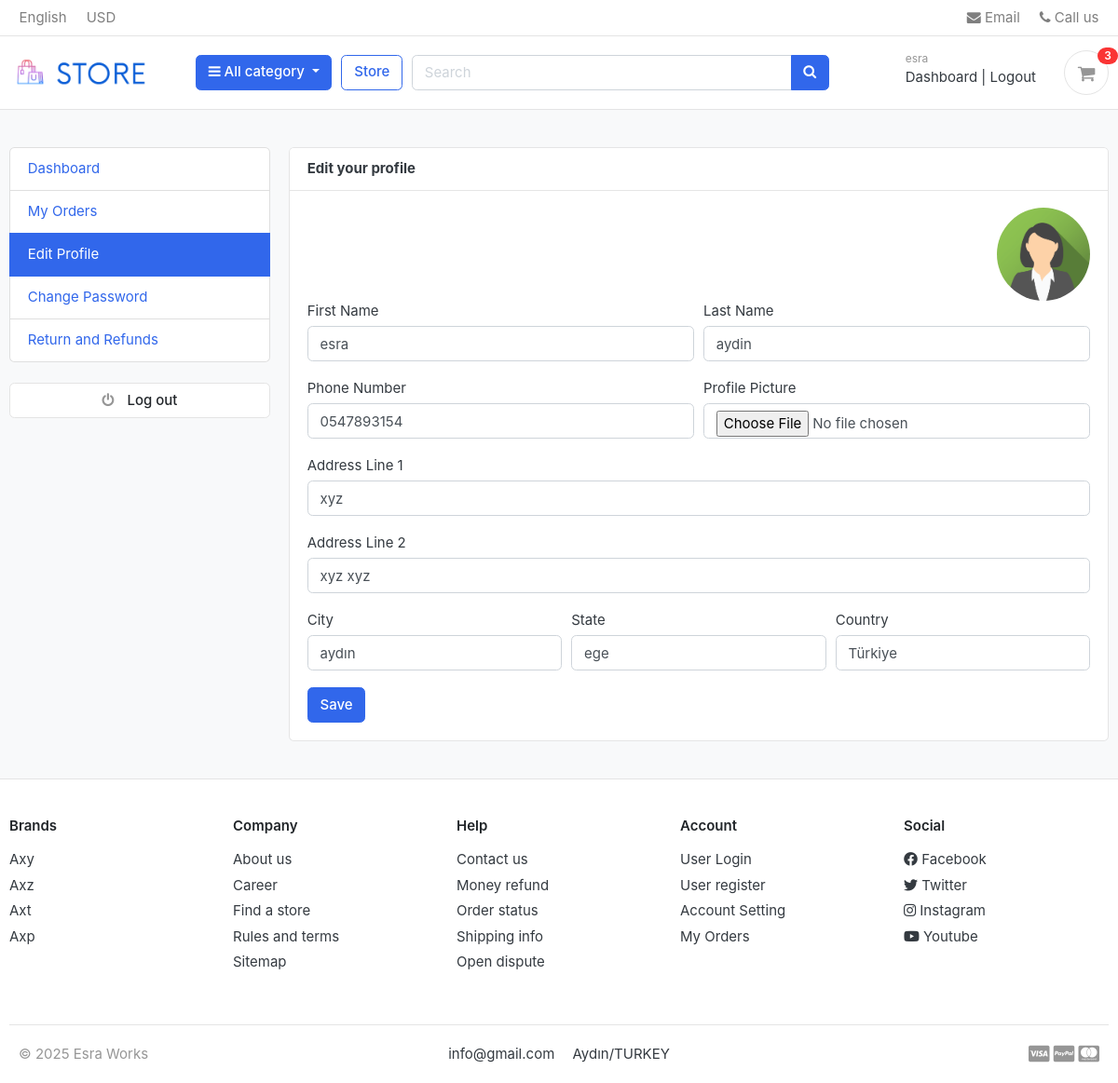
The app's page /accounts/edit_profile/ (signed in) with its own data.
### accounts/models.py (models this page shows, shortened)
class Account(AbstractBaseUser):
    first_name      = models.CharField(max_length=50)
    last_name       = models.CharField(max_length=50)
    username        = models.CharField(max_length=50, unique=True)
    email           = models.EmailField(max_length=100, unique=True)
    phone_number    = models.CharField(max_length=50)
    date_joined     = models.DateTimeField(auto_now_add=True)
    last_login      = models.DateTimeField(auto_now_add=True)
    is_admin        = models.BooleanField(default=False)
    is_staff        = models.BooleanField(default=False)
    is_active        = models.BooleanField(default=False)
    is_superadmin        = models.BooleanField(default=False)
    USERNAME_FIELD = 'email'
    REQUIRED_FIELDS = ['username', 'first_name', 'last_name']
    objects = MyAccountManager()

class UserProfile(models.Model):
    user = models.OneToOneField(Account,on_delete=models.CASCADE)
    address_line_1 = models.CharField(blank=True,max_length=100)
    address_line_2 = models.CharField(blank=True,max_length=100)
    profile_picture = models.ImageField(blank=True,upload_to='userprofile')
    city = models.CharField(blank=True,max_length=20)
    state= models.CharField(blank=True,max_length=20)
    country= models.CharField(blank=True,max_length=20)

### accounts/views.py (the view)
# urls.py: path('edit_profile/', views.edit_profile, name='edit_profile'),
@login_required(login_url='login')
def edit_profile(request):
    userprofile = get_object_or_404(UserProfile,user=request.user)
    if request.method == 'POST':
        user_form = UserForm(request.POST, instance=request.user)
        profile_form = UserProfileForm(request.POST, request.FILES, instance=userprofile)
        if user_form.is_valid() and profile_form.is_valid():
            user_form.save()
            profile_form.save()
            messages.success(request, 'Your profile has been updated')
            return redirect('edit_profile')
    else:
        user_form = UserForm(instance=request.user)
        profile_form = UserProfileForm(instance=userprofile)
    context = {
        'user_form': user_form,
        'profile_form': profile_form,
        'userprofile':userprofile,
    }
    return render(request, 'accounts/edit_profile.html', context)

### accounts/forms.py
class UserForm(forms.ModelForm):
    class Meta:
        model = Account
        fields = ('first_name','last_name','phone_number')
    def __init__(self,*args,**kwargs):
        super(UserForm,self).__init__(*args,**kwargs)
        for field in self.fields:
            self.fields[field].widget.attrs['class'] = 'form-control'

class UserProfileForm(forms.ModelForm):
    profile_picture = forms.ImageField(required=False,error_messages={'invalid':("Images files only")},widget=forms.FileInput)
    class Meta:
        model = UserProfile
        fields = ('address_line_1', 'address_line_2', 'city', 'state', 'country', 'profile_picture')
    def __init__(self,*args,**kwargs):
        super(UserProfileForm,self).__init__(*args,**kwargs)
        for field in self.fields:
            self.fields[field].widget.attrs['class'] = 'form-control'

### carts/context_processors.py (called while the page is built)
def counter(request):
    cart_count = 0
    if 'admin' in request.path:
        return {}
    else:
        try:
            cart = Cart.objects.filter(cart_id=_cart_id(request))
            if request.user.is_authenticated:
                cart_items = CartItem.objects.all().filter(user=request.user)
            else:
                cart_items = CartItem.objects.all().filter(cart=cart[:1])
            for cart_item in cart_items:
                cart_count += cart_item.quantity
        except Cart.DoesNotExist:
            cart_count = 0
    return dict(cart_count=cart_count)

### carts/views.py (called while the page is built)
def _cart_id(request):
    cart = request.session.session_key
    if not cart:
        cart = request.session.create()
    return cart

### category/context_processors.py (called while the page is built)
def menu_links(request):
    links = Category.objects.all()
    return dict(links=links)

### category/models.py (called while the page is built)
    def get_url(self):
        return reverse('products_by_category',args=[self.slug])

### templates/accounts/edit_profile.html (shortened to what this page needs)
{% extends 'base.html' %}
{% block content %}
<section class="section-conten padding-y bg">
<div class="container">
	<div class="row">
	{% include 'includes/dashboard_sidebar.html' %}
	<main class="col-md-9">
		<article class="card">
		<header class="card-header">
			<strong class="d-inline-block mr-3">Edit your profile</strong>
		</header>
		<div class="card-body">
			<div class="text-right">
				<img src="{{userprofile.profile_picture.url}}" alt="Profile Picture" width="100" style="border-radius:50px;">
			</div>
			<div class="row">
			<div class="col-md-12">
				<form action="{% url 'edit_profile' %}" method="POST" enctype="multipart/form-data">
					<div class="form-row">
						<div class="form-group col-md-6">
							<label>First Name</label>
							{{user_form.first_name}}
						</div>
						<div class="form-group col-md-6">
							<label>Last Name</label>
							{{user_form.last_name}}
						</div>
					</div>
					<div class="form-row">
						<div class="form-group col-md-6">
							<label>Phone Number</label>
							{{user_form.phone_number}}
						</div>
						<div class="form-group col-md-6">
							<label>Profile Picture</label>
							{{profile_form.profile_picture}}
						</div>
					</div>
					<div class="form-group">
						<label>Address Line 1</label>
						{{profile_form.address_line_1}}
					</div>
					<div class="form-group">
						<label>Address Line 2</label>
						{{profile_form.address_line_2}}
					</div>
					<div class="form-row">
						<div class="form-group col-md-4">
							<label>City</label>
							{{profile_form.city}}
						</div>
						<div class="form-group col-md-4">
							<label>State</label>
							{{profile_form.state}}
						</div>
						<div class="form-group col-md-4">
							<label>Country</label>
							{{profile_form.country}}
						</div>
					</div>
					<input type="submit" value="Save" class="btn btn-primary">
				</form>
			</div>
			</div>
		</div>
		</article>
	</main>
</div>
</div>
</section>
{% endblock %}

### templates/includes/navbar.html (shortened to what this page needs)
{% load static %}
<header class="section-header">
<nav class="navbar p-md-0 navbar-expand-sm navbar-light border-bottom">
<div class="container">
  <div class="collapse navbar-collapse" id="navbarTop4">
    <ul class="navbar-nav mr-auto">
    	<li class="nav-item dropdown">
		 	<a href="#" class="nav-link">   English </a>
		</li>
		<li class="nav-item dropdown">
			<a href="#" class="nav-link"> USD </a>
		</li>
    </ul>
    <ul class="navbar-nav">
		<li><a href="#" class="nav-link"> <i class="fa fa-envelope"></i> Email </a></li>
		<li><a href="#" class="nav-link"> <i class="fa fa-phone"></i> Call us </a></li>
	</ul>
  </div>
</div>
</nav>
<section class="header-main border-bottom">
	<div class="container">
<div class="row align-items-center">
	<div class="col-lg-2 col-md-3 col-6">
		<a href="{% url 'home' %}" class="brand-wrap">
			<img class="logo" src="{% static './images/shop.png' %}">
		</a>
	</div>
	<div class="col-lg col-sm col-md col-6 flex-grow-0">
		<div class="category-wrap dropdown d-inline-block float-right">
			<button type="button" class="btn btn-primary dropdown-toggle" data-toggle="dropdown">
				<i class="fa fa-bars"></i> All category
			</button>
		</div>
	</div>
	<a href="{% url 'store' %}" class="btn btn-outline-primary">Store</a>
	<div class="col-lg  col-md-6 col-sm-12 col">
		<form action="{% url 'search' %}" class="search" method="GET">
			<div class="input-group w-100">
			    <input type="text" class="form-control" style="width:60%;" placeholder="Search" name="keyword">
			    <div class="input-group-append">
			      <button class="btn btn-primary" type="submit">
			        <i class="fa fa-search"></i>
			      </button>
			    </div>
		    </div>
		</form>
	</div>
	<div class="col-lg-3 col-sm-6 col-8 order-2 order-lg-3">
				<div class="d-flex justify-content-end mb-3 mb-lg-0">
					{% if user.id is None %}
					<div class="widget-header">
						<small class="title text-muted">Welcome guest!</small>
						<div>
							<a href="{% url 'login' %}">Sign in</a> <span class="dark-transp"> | </span>
							<a href="{% url 'register' %}"> Register</a>
						</div>
					</div>
					{% else %}
					<div class="widget-header">
						<small class="title text-muted">{{user.first_name}}</small>
						<div>
							<a href="{% url 'dashboard' %}">Dashboard</a> <span class="dark-transp"> | </span>
							<a href="{% url 'logout' %}">Logout</a>
						</div>
					</div>
					{% endif %}
					<a href="{% url 'cart' %}" class="widget-header pl-3 ml-3">
						<div class="icon icon-sm rounded-circle border"><i class="fa fa-shopping-cart"></i></div>
						<span class="badge badge-pill badge-danger notify">{{cart_count}}</span>
					</a>
				</div>
			</div>
</div>
	</div>
</section>
</header>

### store/static/css/ui.css (style rules this page uses)
html { font-family: "Inter", sans-serif; font-size: 15px; }
.icon-xs, .icon-sm, .icon-md, .icon-lg { display: inline-block; text-align: center; flex-shrink: 0; flex-grow: 0; }
.icon-sm { width: 48px; height: 48px; line-height: 48px !important; font-size: 20px; }
.padding-y { padding-top: 40px; padding-bottom: 40px; }
article:after, .form-group:after { display: block; clear: both; content: ""; }
.bg { background-color: #f8f9fa; }
.header-main { position: relative; padding-top: 1rem; padding-bottom: 1rem; }
.brand-wrap .logo, .navbar-brand .logo { margin-right: 7px; max-height: 42px; display: inline-block; }
.widget-header { display: inline-block; vertical-align: middle; position: relative; }
.widget-header a { color: #343a40; }
.widget-header i { color: #969696; }
.widget-header .title { display: block; }
.widget-header .notify { position: absolute; top: -3px; right: -10px; }
.notify { position: absolute; top: -4px; right: -10px; display: inline-block; padding: 0.25em 0.6em; font-size: 12px; line-height: 1; text-align: center; border-radius: 3rem; color: #fff; background-color: #fa3434; }

### records on screen
Account: first_name "esra", last_name "aydin", phone_number "0547893154"
UserProfile: profile_picture (placeholder picture), address_line_1 "xyz", address_line_2 "xyz xyz", city "aydın", state "ege", country "Türkiye"

### other values on screen
{{ cart_count }} "3"
